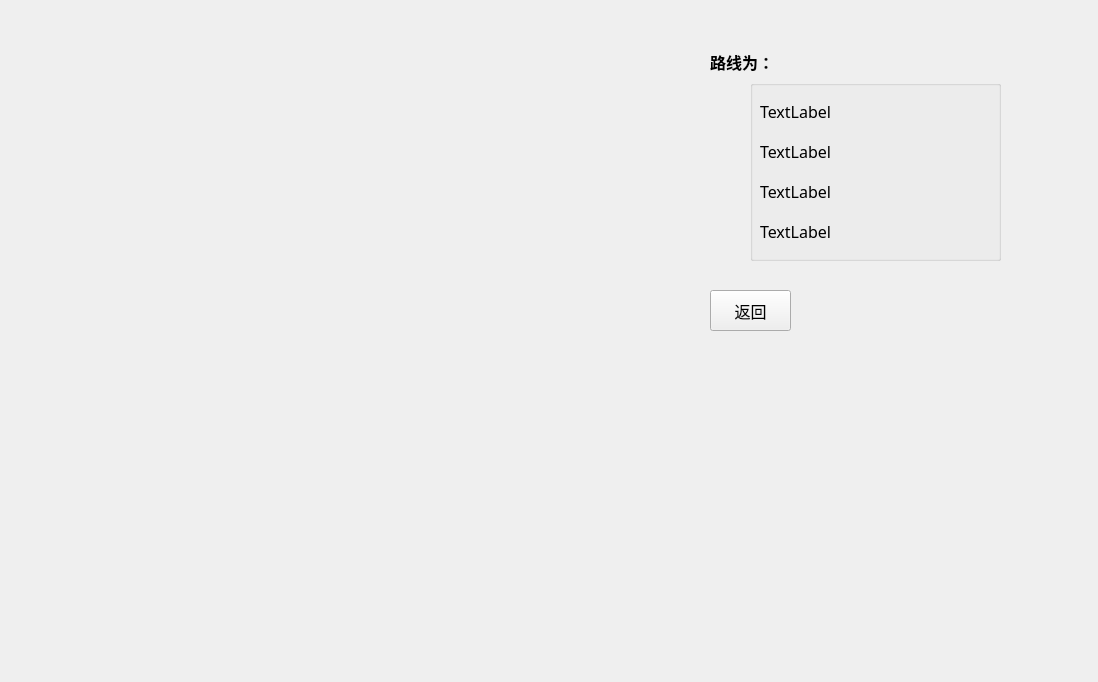
<?xml version="1.0" encoding="UTF-8"?>
<ui version="4.0">
 <class>bjtuMap</class>
 <widget class="QWidget" name="bjtuMap">
  <property name="geometry">
   <rect>
    <x>0</x>
    <y>0</y>
    <width>1098</width>
    <height>682</height>
   </rect>
  </property>
  <property name="windowTitle">
   <string>Form</string>
  </property>
  <widget class="QGroupBox" name="groupBox">
   <property name="geometry">
    <rect>
     <x>750</x>
     <y>80</y>
     <width>251</width>
     <height>181</height>
    </rect>
   </property>
   <property name="title">
    <string/>
   </property>
   <widget class="QLabel" name="label_route_1">
    <property name="geometry">
     <rect>
      <x>10</x>
      <y>20</y>
      <width>221</width>
      <height>20</height>
     </rect>
    </property>
    <property name="font">
     <font>
      <family>黑体</family>
      <pointsize>12</pointsize>
      <underline>true</underline>
     </font>
    </property>
    <property name="text">
     <string>&lt;html&gt;&lt;head/&gt;&lt;body&gt;&lt;p&gt;&lt;span style=&quot; color:#000000;&quot;&gt;TextLabel&lt;/span&gt;&lt;/p&gt;&lt;/body&gt;&lt;/html&gt;</string>
    </property>
   </widget>
   <widget class="QLabel" name="label_route_2">
    <property name="geometry">
     <rect>
      <x>10</x>
      <y>60</y>
      <width>221</width>
      <height>20</height>
     </rect>
    </property>
    <property name="font">
     <font>
      <family>黑体</family>
      <pointsize>12</pointsize>
      <underline>true</underline>
     </font>
    </property>
    <property name="text">
     <string>&lt;html&gt;&lt;head/&gt;&lt;body&gt;&lt;p&gt;&lt;span style=&quot; color:#000000;&quot;&gt;TextLabel&lt;/span&gt;&lt;/p&gt;&lt;/body&gt;&lt;/html&gt;</string>
    </property>
   </widget>
   <widget class="QLabel" name="label_route_3">
    <property name="geometry">
     <rect>
      <x>10</x>
      <y>100</y>
      <width>221</width>
      <height>20</height>
     </rect>
    </property>
    <property name="font">
     <font>
      <family>黑体</family>
      <pointsize>12</pointsize>
      <underline>true</underline>
     </font>
    </property>
    <property name="text">
     <string>&lt;html&gt;&lt;head/&gt;&lt;body&gt;&lt;p&gt;&lt;span style=&quot; color:#000000;&quot;&gt;TextLabel&lt;/span&gt;&lt;/p&gt;&lt;/body&gt;&lt;/html&gt;</string>
    </property>
   </widget>
   <widget class="QLabel" name="label_route_4">
    <property name="geometry">
     <rect>
      <x>10</x>
      <y>140</y>
      <width>221</width>
      <height>20</height>
     </rect>
    </property>
    <property name="font">
     <font>
      <family>黑体</family>
      <pointsize>12</pointsize>
      <underline>true</underline>
     </font>
    </property>
    <property name="text">
     <string>&lt;html&gt;&lt;head/&gt;&lt;body&gt;&lt;p&gt;&lt;span style=&quot; color:#000000;&quot;&gt;TextLabel&lt;/span&gt;&lt;/p&gt;&lt;/body&gt;&lt;/html&gt;</string>
    </property>
   </widget>
  </widget>
  <widget class="QLabel" name="label_2">
   <property name="geometry">
    <rect>
     <x>710</x>
     <y>50</y>
     <width>71</width>
     <height>21</height>
    </rect>
   </property>
   <property name="font">
    <font>
     <family>黑体</family>
     <pointsize>14</pointsize>
    </font>
   </property>
   <property name="text">
    <string>&lt;html&gt;&lt;head/&gt;&lt;body&gt;&lt;p&gt;&lt;span style=&quot; font-size:12pt; font-weight:600; color:#000000;&quot;&gt;路线为：&lt;/span&gt;&lt;/p&gt;&lt;/body&gt;&lt;/html&gt;</string>
   </property>
  </widget>
  <widget class="QPushButton" name="pushButton_return">
   <property name="geometry">
    <rect>
     <x>710</x>
     <y>290</y>
     <width>81</width>
     <height>41</height>
    </rect>
   </property>
   <property name="font">
    <font>
     <family>黑体</family>
     <pointsize>12</pointsize>
    </font>
   </property>
   <property name="text">
    <string>返回</string>
   </property>
  </widget>
 </widget>
 <resources/>
 <connections/>
</ui>
